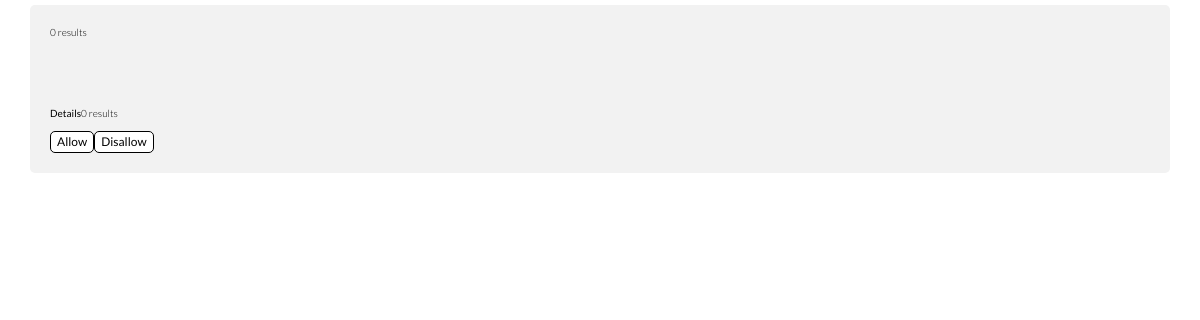
The page /App/admin/queryengine03.php?p=1060558408 on the database as committed earlier.
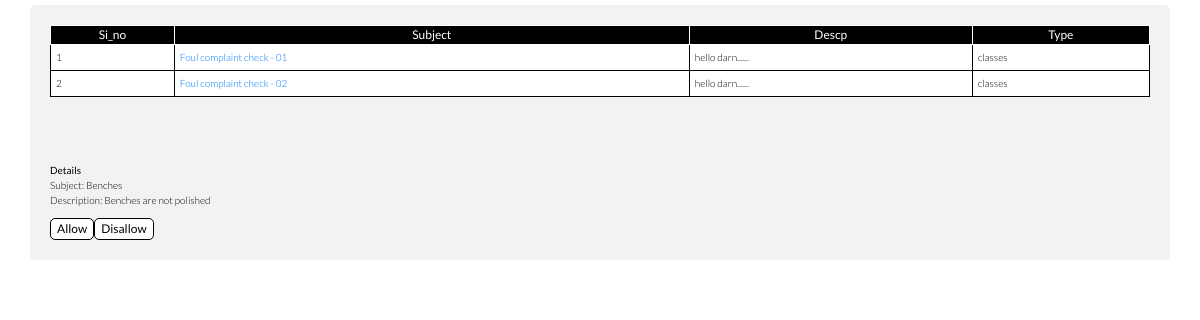
The same page on the database as committed later.
### tables this page shows
CREATE TABLE `complaints` (
  `usn` varchar(10) NOT NULL,
  `sub` varchar(50) DEFAULT NULL,
  `descp` varchar(500) DEFAULT NULL,
  `tos` varchar(15) DEFAULT NULL,
  `sug` varchar(10) NOT NULL,
  `ver` varchar(1) DEFAULT NULL,
  `reply` varchar(200) DEFAULT NULL
);

### App/admin/queryengine03.php (the view, shortened to what this page needs)
<!DOCTYPE html>
<html>
<head>
<link rel="icon" href="stylesheets/bitlogo.png" type="image/x-icon">
<link rel="stylesheet" href="./stylesheets/bootstrap.min.css">
<link rel="stylesheet" href="./stylesheets/main.css">
<link rel="stylesheet" href="https://cdnjs.cloudflare.com/ajax/libs/font-awesome/4.7.0/css/font-awesome.min.css">
<link href="https://cdn.bootcss.com/tether/1.3.2/css/tether.min.css" rel="stylesheet">
<link href="https://cdn.bootcss.com/bootstrap/4.0.0-alpha.2/css/bootstrap.min.css" rel="stylesheet">
<link rel="stylesheet" href="./stylesheets/main.css">
<link rel="stylesheet" type="text/css" href="./color_schemes">
<link rel='icon' href='./stylesheets/Bangalore_Institute_of_Technology_logo' type='image/x-icon'/ >
</head>
<body onload="script:color_check();">
<div class="container">
  <div class="row">
    <div class="col-md-12">
      <?php
        $conn = new mysqli($servername, $username, $password, $dbname);
        $sql = "SELECT sub, descp, tos, sug
            from complaints where ver = 5 ";
        $result = $conn->query($sql);
        if ($result->num_rows > 0) {
            echo "<table style=\"background-color: bisque;\">
            <tr style=\"background-color: black; color: white;\">
            <th>Si_no</th>
            <th>Subject</th>
            <th>Descp</th>
            <th>Type</th>
            </tr>";
            $i=1;
            while($row = $result->fetch_assoc() and $i<=10) {
                echo "<tr>";
                echo "<td>" . $i . "</td>";
                echo "<td>" . "<a href=\"queryengine03.php?q=$q&p=$row[sug]\">".$row['sub'] ."</a>" . "</td>";
                echo "<td>" . substr($row['descp'],0,10).  "......</td>";
                echo "<td>" . $row['tos'] . "</td>";
                echo "</tr>";
                $i = $i+1;
            }
            echo "</table>";
        } else {
            echo "0 results";
        }
      ?>
    </div>
  </div>
  <div class="row" style="display: grid">
  <br><hr><br>
    <div class="col-md-6">
      <p id="demo3" >
      <br>
        <?php
          if(isset($_GET['p'])){
            $sug = $_GET['p'];
            $q=$_GET['q'];
            echo "<strong>Details</strong>";
            $conn = new mysqli($servername, $username, $password, $dbname);
            $sql = "SELECT sub, descp, tos, sug from complaints where sug=$sug ";
            $result = $conn->query($sql);
            if ($result->num_rows > 0) {
              if($row = $result->fetch_assoc()){
                echo "<br>Subject: $row[sub]";
                echo "<br>Description: $row[descp] ";
              }
            } else {
                echo "0 results";
            }
          }
        ?>
      </p>
    </div>
    <div class="col-md-6">
      <?php
      if(isset($sug)){
        echo "<button onclick=\"displayDate1('$sug',  '$q')\">Allow</button>";
        echo "<button onclick=\"displayDate2('$sug', '$q')\">Disallow</button>";
      }
      ?>
    </div>
  </div>
</div>
</body>
</html>

### App/admin/stylesheets/main.css (style rules this page uses)
* { font-family: 'Lato', sans-serif; font-weight: 300; }
button { background: white; color:black; border-radius: 5px; border:1px solid black; font-size: larger; font-weight: bolder; }
table { width: 100%; border-collapse: collapse; text-align: left; }
table,td { border: 1px solid black; padding: 5px; }
td { background: white; color: black; }
th { text-align: center; background: black; color: white; font-size: larger; font-weight: bolder; border: 1px solid white; }

### App/admin/queryengine03.php (style rules this page uses)
body { font-family: Arial, Helvetica, sans-serif; }
* { box-sizing: border-box; }
.container { border-radius: 5px; background-color: #f2f2f2; padding: 20px; }

Rows that differ between the two databases and show on the page:
added complaints: sub "Foul complaint check - 01", descp "hello darn", tos "classes"
added complaints: sub "Foul complaint check - 02", descp "hello darn", tos "classes"
added complaints: sub "Benches", descp "Benches are not polished"
Other text that changed with them:
text no longer shown: "0 results 0 results"
text now shown: "Si_no Subject Descp Type Subject: Description:"
